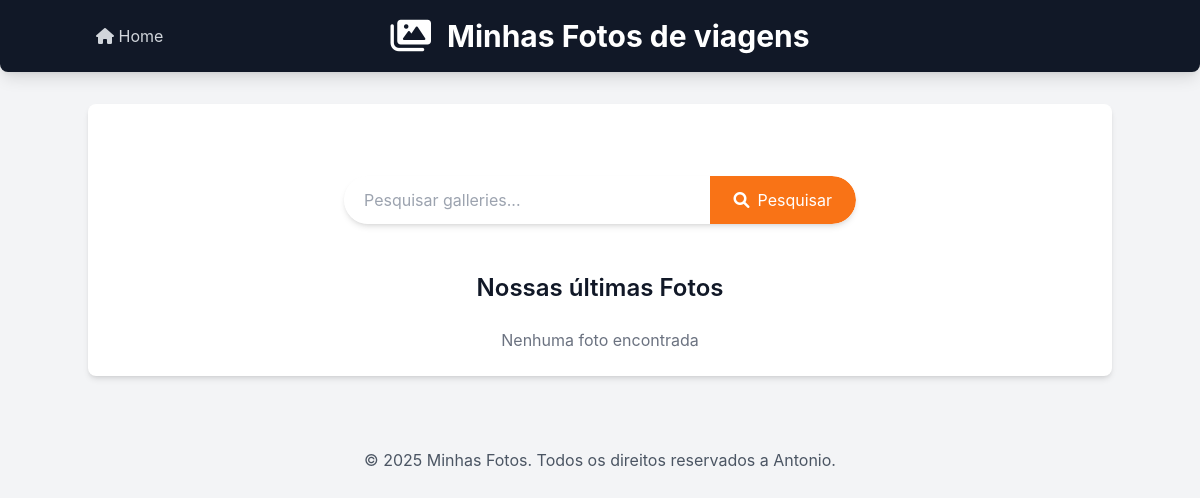
Before: /galleries/ with the older database file.
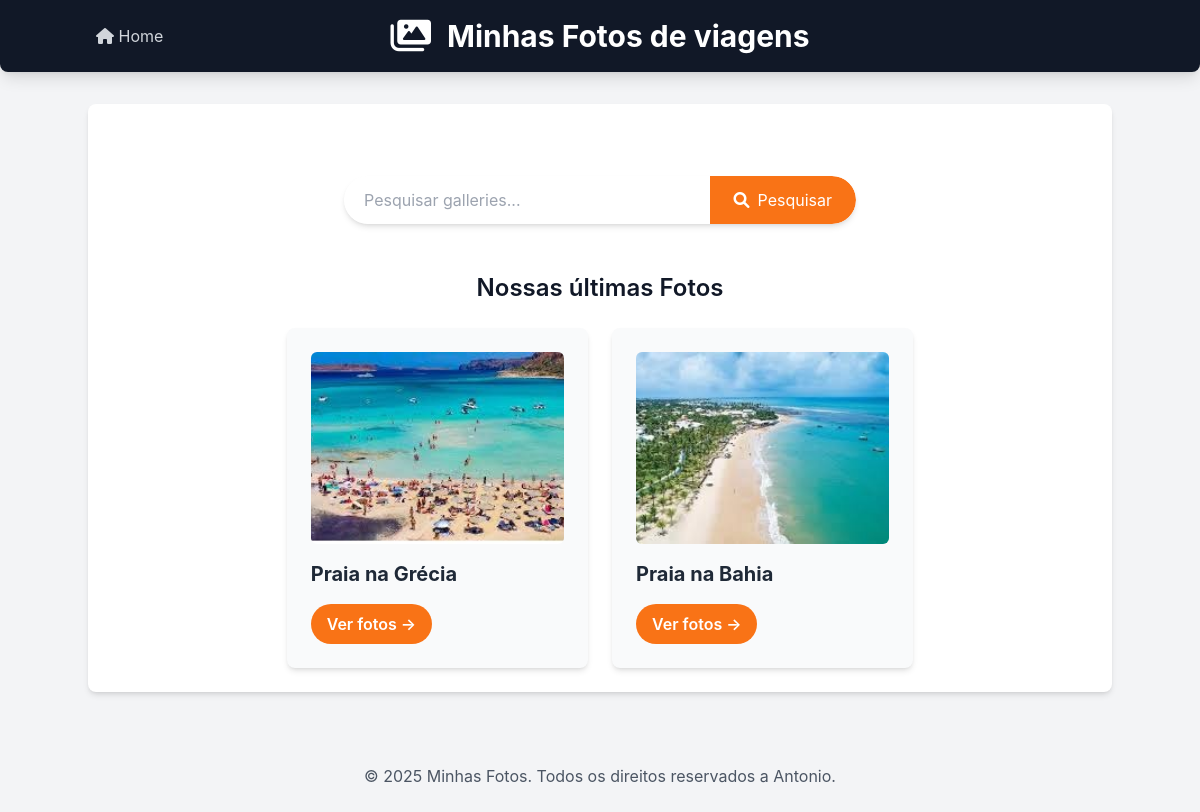
After: the same page with the newer database file.
### galleries/models.py (models this page shows, shortened)
class Galery(models.Model):
    title = models.CharField(max_length=200)
    photo_location = models.TextField()
    comments = models.TextField()
    photo_period = models.IntegerField(help_text="Em dias")
    image = models.ImageField(upload_to='galleries/', blank=True, null=True)
    class Meta:
        verbose_name_plural = "galleries"

### galleries/views.py (the view)
# urls.py: path('', views.home, name='home'),
def home(request):
        galleries = Galery.objects.all()
        return render(request, 'galleries/home.html', {'galleries': galleries})

### galleries/templates/galleries/home.html (shortened to what this page needs)
{%extends 'galleries/base.html' %}
{% block content %}
 <section class="container mx-auto mt-8 p-4 flex justify-center">
    <form method="get" action="{% url 'pesquisar_galleries' %}" class="w-full max-w-lg flex bg-white rounded-full shadow-md overflow-hidden">
        <input
            type="text"
            name="q"
            placeholder="Pesquisar galleries..."
            class="flex-grow p-3 text-gray-700 focus:outline-none focus:ring-2 focus:ring-orange-500 rounded-l-full pl-5">
        <button type="submit" class="bg-orange-500 hover:bg-orange-600 text-white p-3 px-6 py-2 rounded-r-full  transition duration-300 ease-in-out flex items-center justify-center">
            <i class="fas fa-search mr-2"></i> Pesquisar
        </button>
    </form>
</section>
    <h2 class="text-2xl font-semibold mb-6 text-center mt-8">Nossas últimas Fotos</h2>
    <div class="flex flex-wrap justify-center gap-6">
            {% for galery in galleries %}
            <div class="w-full sm:w-[calc(50%-1.5rem)] lg:w-[calc(33.333%-1.5rem)] bg-gray-50 p-6 rounded-lg shadow-md hover:shadow-lg transition-shadow duration-300 ease-in-out">
                {% if galery.image %}
                <img src="{{ galery.image.url }}" alt="Imagem de {{ galery.title }}" class="w-full h-48 object-cover rounded-md mb-4">
                {% endif %}
                <h3 class="text-xl font-bold mb-2 text-gray-800">{{ galery.title }}</h3>
                <a href="{% url 'galery_detail' galery.id %}" class="inline-block bg-orange-500 hover:bg-orange-600 text-white font-semibold py-2 px-4
                rounded-full transition-colors duration-300">
                Ver fotos &rarr;
                </a>
            </div>
                {% empty %}
                <p class="text-center text-gray-500 col-span-full">Nenhuma foto encontrada</p>
            {% endfor %}
    </div>
        {% endblock %}
    {% load static %}

Changed rows visible on the page:
added Galery: image (picture), title "Praia na Grécia"
added Galery: image (picture), title "Praia na Bahia"
Other visible differences:
text no longer shown: "Nenhuma foto encontrada"
